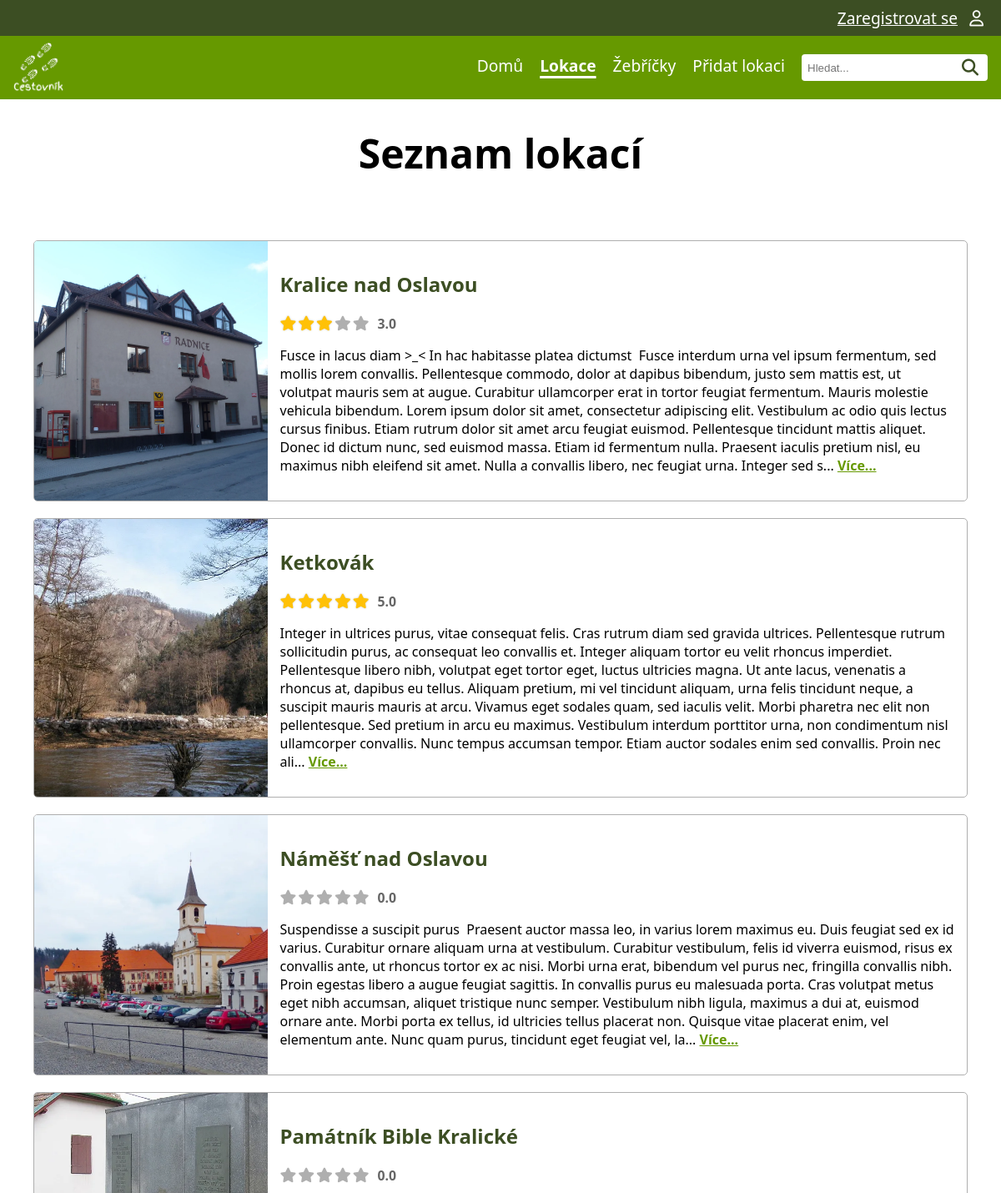
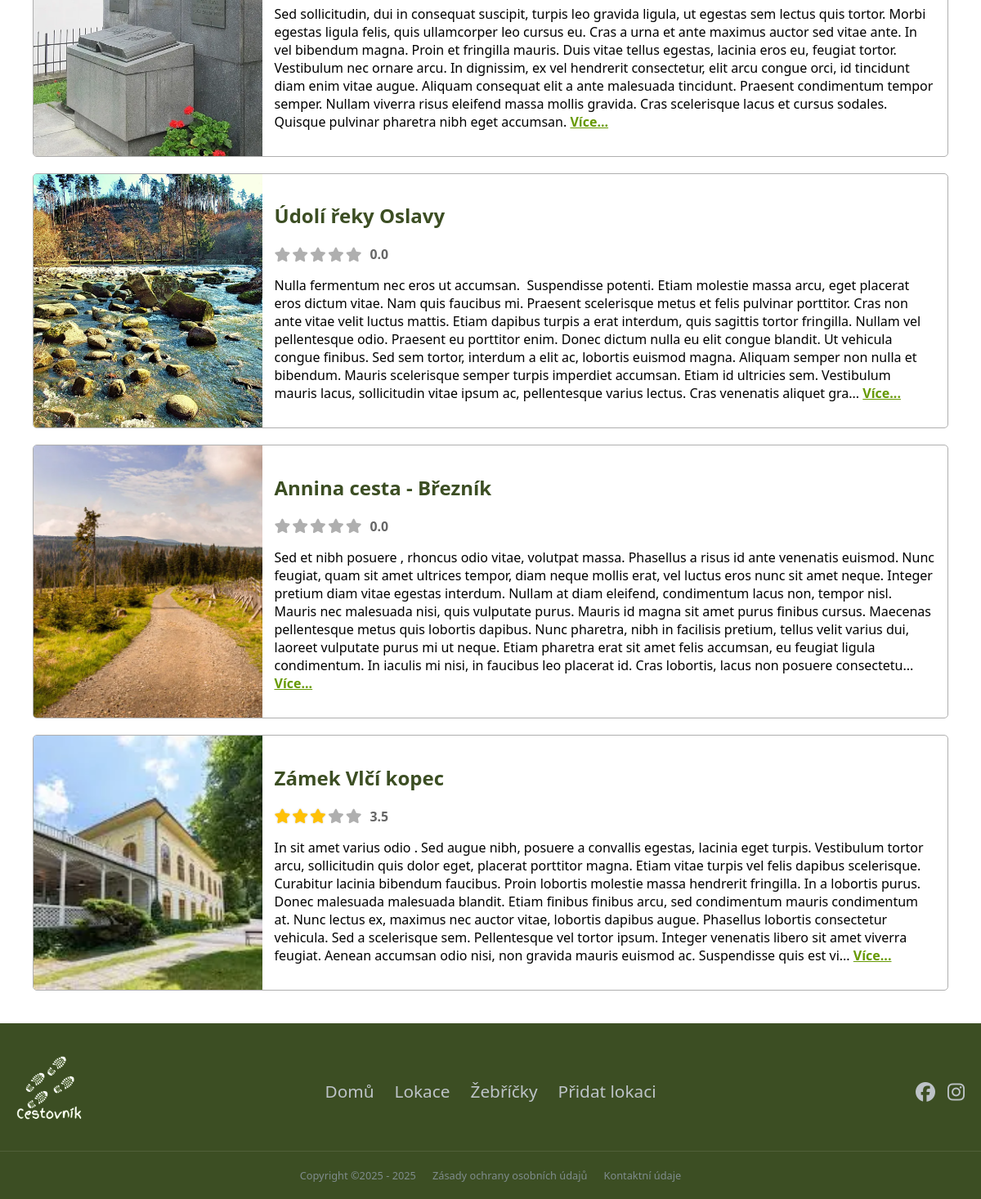
/locations, run on the app's committed database (2 pictures, top to bottom).
### tables this page shows
CREATE TABLE "photo"
(
    id          INTEGER
        primary key autoincrement,
    name        VARCHAR not null,
    alt_text    VARCHAR,
    url         VARCHAR not null,
    id_location INTEGER not null
        references location
            on delete cascade
);

CREATE TABLE "location"
(
    id                  INTEGER
        primary key autoincrement,
    name                VARCHAR                   not null,
    description         VARCHAR,
    date_location_added TEXT default current_date not null,
    id_user             INTEGER                   not null
        constraint location_user_id_fk
            references user
            on delete cascade,
    id_status           INTEGER                   not null
        constraint location_location_status_id_fk
            references location_status
);

### pages/locations.py (the view)
@router.get("/locations", name="list_locations_with_photos_rating", response_class=HTMLResponse)
async def list_locations_with_photos_rating(request: Request, svc: LocationService = Depends(locations_service)):
    locations = svc.list_locations_with_photos_rating()
    tpl = request.app.state.templates
    return tpl.TemplateResponse(
        "locations.html",
        {
            "request": request,
            "title": "Seznam lokací",
            "locations": locations,  # Seznam lokací - údaje o lokaci + fotky + Rating
        },
    )

### templates/locations.html (shortened to what this page needs)
{% extends "base.html" %}
{% block head %}
    <link rel="stylesheet" href="{{ url_for('static', path='css/rating.css') }}">
    <link rel="stylesheet" href="{{ url_for('static', path='css/locations-layout.css') }}">
{% endblock %}
{% block content %}
    <h1>{{ title }}</h1>
    <div class="home-grid">
        {% for loc in locations %}
            <div class="action-card">
                <div class="card-img">
                    {% if loc['photos'] %}
                        <a href="{{ url_for('location_detail',  location_id=loc['id']) }}">
                            <img alt="{{ loc['photos'][0]['alt_text'] }}" src="/{{ loc['photos'][0]['url'] }}">
                        </a>
                    {% else %}
                        <img alt="No photo" src="{{ url_for('static', path='img/web/noImage.webp') }}">
                    {% endif %}
                </div>
                <div class="card-content">
                    <a href="{{ url_for('location_detail',  location_id=loc['id']) }}" class="location-title">
                        <h2>{{ loc['name'] }}</h2>
                    </a>
                    <div class="rating-stars" title="Průměrné hodnocení: {{ (loc['avg_rating'] or 0) | round(1) }}">
                        {% set active_stars = loc['avg_rating'] | int %}
                        {% set inactive_stars = 5 - active_stars %}
                        {% for i in range(active_stars) %}
                            <i class="fa-solid fa-star star-active"></i>
                        {% endfor %}
                        {% for i in range(inactive_stars) %}
                            <i class="fa-solid fa-star star-inactive"></i>
                        {% endfor %}
                        <span class="rating-value">
                        {% if loc['avg_rating'] %}
                            {{ loc['avg_rating'] | round(1) }}
                        {% else %}
                            0.0
                        {% endif %}
                        </span>
                    </div>
                    <div class="location-desc-pc">
                        <p>
                            {{ loc['description'] | truncate(750, True, '...') | safe | striptags}}
                            <a href="{{ url_for('location_detail',  location_id=loc['id']) }}" class="more">Více...</a>
                        </p>
                    </div>
                </div>
            </div>
        {% endfor %}
    </div>
{% endblock %}

### static/css/style.css (style rules this page uses)
:root { font-family: system-ui, -apple-system, Segoe UI, Roboto, sans-serif; --background-color: white; --text-color: black; --light-green-color: #669900; --dark-green-color: #3c4e23; --white-text-color: white; --neutral-gray-color: #afafaf; --shadow-gray-color: #c8c8c8; --star-gold-color: #ffc107; --google-red-color:#DB4437; font-size: 16px; }
html, body { margin:0; padding: 0; background: var(--background-color); }
body { display: flex; flex-direction: column; min-height: 100vh; }
h1 { font-size: 3em; text-align: center; }

### static/css/rating.css (style rules this page uses)
.rating-stars { display: inline-flex; align-items: center; gap: 2px; font-size: 1.1em; }
.star-active { color: var(--star-gold-color); filter: drop-shadow(0 0 1px rgba(0,0,0,0.2)); }
.star-inactive { color: var(--neutral-gray-color); }
.rating-value { margin-left: 8px; font-weight: bold; color: #666; font-size: 0.9em; }

### static/css/locations-layout.css (style rules this page uses)
.home-grid { display: grid; grid-template-columns: 1fr; gap: 20px; padding: 40px; }
.action-card { display: grid; grid-template-columns: 1fr 3fr; border: 1px solid var(--neutral-gray-color); border-radius: 5px; overflow: hidden; }
.card-img { height: 100%; overflow: hidden; }
.card-img img { width: 100%; height: 100%; object-fit: cover; display: block; }
.card-content { padding: 15px; display: flex; flex-direction: column; }
a.location-title { color: var(--dark-green-color); text-decoration: none; }
.more { color: var(--light-green-color); font-weight: bold; }

### data on the page
photo: url (picture), name "Kralice nad Oslavou", avg_rating "3.0", description "Fusce in lacus diam >_< In hac habitasse platea dictumst Fusce interdum urna vel ipsum fermentum, sed mollis lorem convallis. Pellentesque commodo, dolor at dapibus bibendum, justo sem mattis est, ut volutpat mauris sem at augue. Curabitur ullamcorper erat in tortor feugiat fermentum. Mauris molestie vehicula bibendum. Lorem ipsum dolor sit amet, consectetur adipiscing elit. Vestibulum ac odio quis lectus cursus finibus. Etiam rutrum dolor sit amet arcu feugiat euismod. Pellentesque tincidunt mattis aliquet. Donec id dictum nunc, sed euismod massa. Etiam id fermentum nulla. Praesent iaculis pretium nisl, eu maximus nibh eleifend sit amet. Nulla a convallis libero, nec feugiat urna. Integer…"
photo: url (picture), name "Ketkovák", avg_rating "5.0", description "Integer in ultrices purus, vitae consequat felis. Cras rutrum diam sed gravida ultrices. Pellentesque rutrum sollicitudin purus, ac consequat leo convallis et. Integer aliquam tortor eu velit rhoncus imperdiet. Pellentesque libero nibh, volutpat eget tortor eget, luctus ultricies magna. Ut ante lacus, venenatis a rhoncus at, dapibus eu tellus. Aliquam pretium, mi vel tincidunt aliquam, urna felis tincidunt neque, a suscipit mauris mauris at arcu. Vivamus eget sodales quam, sed iaculis velit. Morbi pharetra nec elit non pellentesque. Sed pretium in arcu eu maximus. Vestibulum interdum porttitor urna, non condimentum nisl ullamcorper convallis. Nunc tempus accumsan tempor. Etiam auctor…"
photo: url (picture), name "Náměšť nad Oslavou", shows "0.0", description "Suspendisse a suscipit purus Praesent auctor massa leo, in varius lorem maximus eu. Duis feugiat sed ex id varius. Curabitur ornare aliquam urna at vestibulum. Curabitur vestibulum, felis id viverra euismod, risus ex convallis ante, ut rhoncus tortor ex ac nisi. Morbi urna erat, bibendum vel purus nec, fringilla convallis nibh. Proin egestas libero a augue feugiat sagittis. In convallis purus eu malesuada porta. Cras volutpat metus eget nibh accumsan, aliquet tristique nunc semper. Vestibulum nibh ligula, maximus a dui at, euismod ornare ante. Morbi porta ex tellus, id ultricies tellus placerat non. Quisque vitae placerat enim, vel elementum ante. Nunc quam purus, tincidunt eget feugiat…"
photo: url (picture), name "Památník Bible Kralické", shows "0.0", description "Sed sollicitudin, dui in consequat suscipit, turpis leo gravida ligula, ut egestas sem lectus quis tortor. Morbi egestas ligula felis, quis ullamcorper leo cursus eu. Cras a urna et ante maximus auctor sed vitae ante. In vel bibendum magna. Proin et fringilla mauris. Duis vitae tellus egestas, lacinia eros eu, feugiat tortor. Vestibulum nec ornare arcu. In dignissim, ex vel hendrerit consectetur, elit arcu congue orci, id tincidunt diam enim vitae augue. Aliquam consequat elit a ante malesuada tincidunt. Praesent condimentum tempor semper. Nullam viverra risus eleifend massa mollis gravida. Cras scelerisque lacus et cursus sodales. Quisque pulvinar pharetra nibh eget accumsan."
photo: url (picture), name "Údolí řeky Oslavy", shows "0.0", description "Nulla fermentum nec eros ut accumsan. Suspendisse potenti. Etiam molestie massa arcu, eget placerat eros dictum vitae. Nam quis faucibus mi. Praesent scelerisque metus et felis pulvinar porttitor. Cras non ante vitae velit luctus mattis. Etiam dapibus turpis a erat interdum, quis sagittis tortor fringilla. Nullam vel pellentesque odio. Praesent eu porttitor enim. Donec dictum nulla eu elit congue blandit. Ut vehicula congue finibus. Sed sem tortor, interdum a elit ac, lobortis euismod magna. Aliquam semper non nulla et bibendum. Mauris scelerisque semper turpis imperdiet accumsan. Etiam id ultricies sem. Vestibulum mauris lacus, sollicitudin vitae ipsum ac, pellentesque varius lectus. Cras…"
photo: url (picture), name "Annina cesta - Březník", shows "0.0", description "Sed et nibh posuere , rhoncus odio vitae, volutpat massa. Phasellus a risus id ante venenatis euismod. Nunc feugiat, quam sit amet ultrices tempor, diam neque mollis erat, vel luctus eros nunc sit amet neque. Integer pretium diam vitae egestas interdum. Nullam at diam eleifend, condimentum lacus non, tempor nisl. Mauris nec malesuada nisi, quis vulputate purus. Mauris id magna sit amet purus finibus cursus. Maecenas pellentesque metus quis lobortis dapibus. Nunc pharetra, nibh in facilisis pretium, tellus velit varius dui, laoreet vulputate purus mi ut neque. Etiam pharetra erat sit amet felis accumsan, eu feugiat ligula condimentum. In iaculis mi nisi, in faucibus leo placerat id. Cras…"
photo: url (picture), name "Zámek Vlčí kopec", avg_rating "3.5", description "In sit amet varius odio . Sed augue nibh, posuere a convallis egestas, lacinia eget turpis. Vestibulum tortor arcu, sollicitudin quis dolor eget, placerat porttitor magna. Etiam vitae turpis vel felis dapibus scelerisque. Curabitur lacinia bibendum faucibus. Proin lobortis molestie massa hendrerit fringilla. In a lobortis purus. Donec malesuada malesuada blandit. Etiam finibus finibus arcu, sed condimentum mauris condimentum at. Nunc lectus ex, maximus nec auctor vitae, lobortis dapibus augue. Phasellus lobortis consectetur vehicula. Sed a scelerisque sem. Pellentesque vel tortor ipsum. Integer venenatis libero sit amet viverra feugiat. Aenean accumsan odio nisi, non gravida mauris euismod…"

### other printed values
{{ title }} "Seznam lokací"
